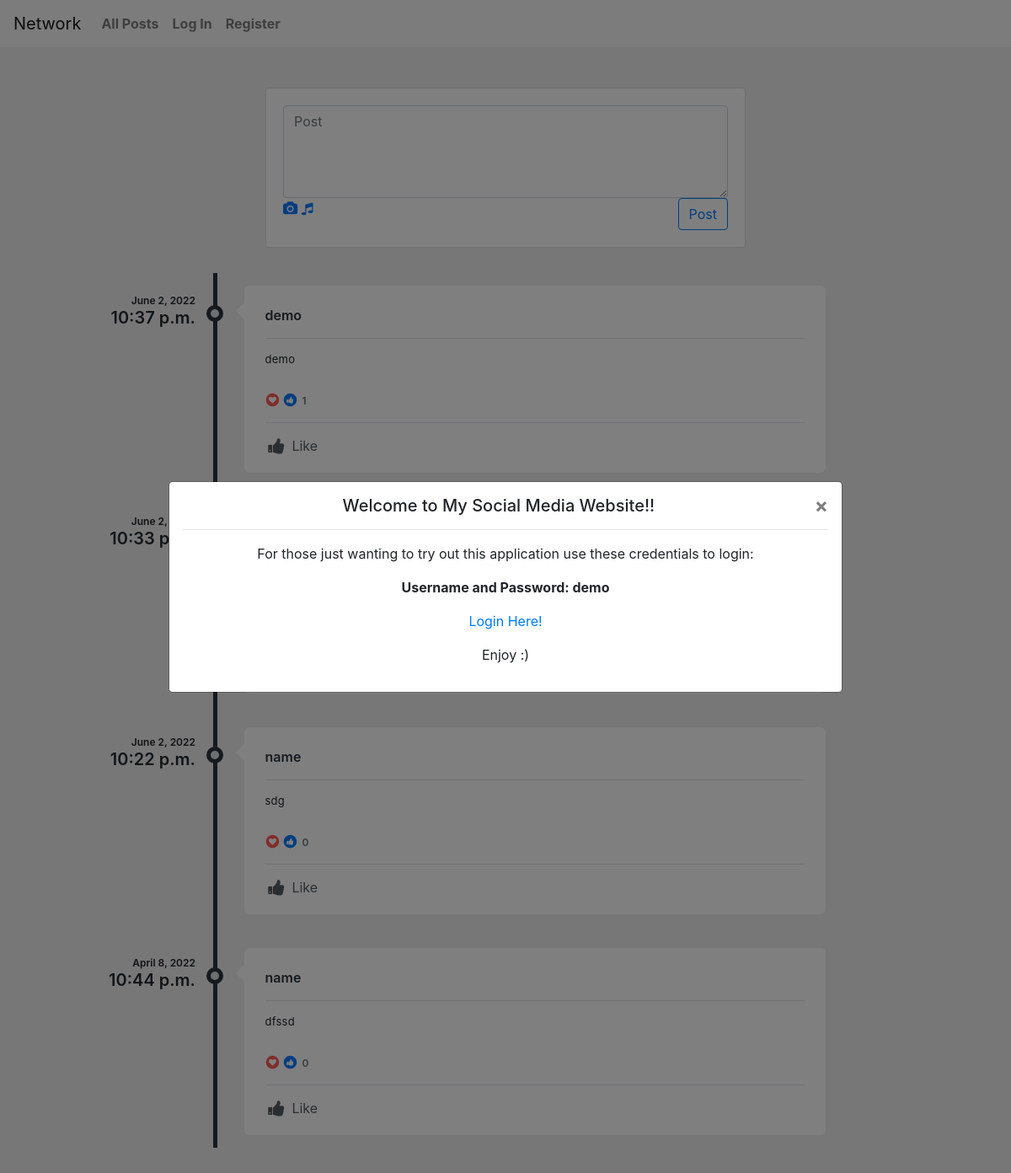
The page / on the database its author committed.
### network/models.py (models this page shows, shortened)
class Posts(models.Model):
    person = models.ForeignKey(User, on_delete=models.CASCADE)
    post = models.CharField(max_length=280)
    timestamp = models.DateTimeField(auto_now_add=True)
    likes = models.ManyToManyField(User, related_name= 'likes')
    def likes_as_flat_user_id_list(self):
        return self.likes.values_list('id', flat=True)

class User(AbstractUser):
    pass

### network/views.py (the view)
# urls.py: path("", views.index, name="index"),
def index(request):
    get = Posts.objects.all().order_by('-id')
    paginator = Paginator(get, 10)
    page_number = request.GET.get('page')
    page_obj = paginator.get_page(page_number)
    return render(request, "network/index.html", {"page_obj": page_obj})

### network/templates/network/index.html (shortened to what this page needs)
{% extends "network/layout.html" %}
{% load static %}
{% block body %}
{% if user.is_authenticated == False %}
<div id="myModal" class="modal fade bd-example-modal-lg" style="text-align:center ;" >
    <div class="modal-dialog modal-dialog-centered modal-lg">
        <div class="modal-content">
            <div class="modal-body">
                <button type="button" class="close" data-dismiss="modal">&times;</button>
                 <h5 style="text-align:center ;">Welcome to My Social Media Website!!</h5>
                 <hr>
                <p> For those just wanting to try out this application use these credentials to login: </p>
                <p><b>Username and Password: demo</b> </p>
               <p><a href="{% url 'login' %}" class="tooltip-test" title="Tooltip">Login Here!</a> </p>
               <p>Enjoy :)</p>
            </div>
            </div>
        </div>
    </div>
</div>
{% endif %}
 <div class="col-lg-7 col-xl-6 mx-auto mt-5">
                <div class="card card-white grid-margin">
                    <div class="card-body">
                        <div class="post">
                            <form action="{% url 'posts' %}" method="post">
                            <textarea id ="text" name="text" class="form-control" placeholder="Post" rows="4"></textarea>
                            <div class="post-options">
                                <a href="#"><i class="fa fa-camera"></i></a>
                                <a href="#"><i class="fa fa-music"></i></a>
                                <button class="btn btn-outline-primary float-right">Post</button>
                            </div>
                            </form>
                        </div>
                    </div>
                </div>
   </div>
               <div class="profile-content">
               <div class="tab-content p-0">
                  <div class="tab-pane fade active show" id="profile-post">
                     <ul class="timeline">
                         {% for post in page_obj %}
                        <li>
                           <div class="timeline-time">
                              <span class="date">{{post.timestamp.date}}</span>
                              <span class="time">{{post.timestamp.time}}</span>
                           </div>
                           <div class="timeline-icon">
                              <a href="javascript:;">&nbsp;</a>
                           </div>
                           <div class="timeline-body">
                              <div class="timeline-header">
                                 <span class="username"><a href="{% url 'username' post.person %}">{{post.person}}</a> <small></small></span>
                              </div>
                              <div class="timeline-content">
                                 <p data-id= "{{post.pk}}">
                                   {{post.post}}
                                 </p>
                              </div>
                              <div class="timeline-likes">
                                 <div class="stats">
                                    <span class="fa-stack fa-fw stats-icon">
                                    <i class="fa fa-circle fa-stack-2x text-danger"></i>
                                    <i class="fa fa-heart fa-stack-1x fa-inverse t-plus-1"></i>
                                    </span>
                                    <span class="fa-stack fa-fw stats-icon">
                                    <i class="fa fa-circle fa-stack-2x text-primary"></i>
                                    <i class="fa fa-thumbs-up fa-stack-1x fa-inverse"></i>
                                    </span>
                                    <span data-id= "{{post.pk}}6" class="stats-total">{{post.likes.count }} </span>
                                 </div>
                              </div>
                              <div class="timeline-footer">
                                 {% if request.user.id in post.likes_as_flat_user_id_list %}
                                 <a href="javascript:;" onclick="updatelike('{{post.pk}}')" data-id="{{post.pk}}7" class="alreadyliked m-r-15 text-inverse-lighter"><i class="fa fa-thumbs-up fa-fw fa-lg m-r-3"></i> Like</a>
                                 {% else %}
                                 <a href="javascript:;" onclick="updatelike('{{post.pk}}')" data-id="{{post.pk}}7" class="m-r-15 text-inverse-lighter"><i class="fa fa-thumbs-up fa-fw fa-lg m-r-3"></i> Like</a>
                                 {% endif %}
                              </div>
                           </div>
                           </li>
                           {% endfor%}
                        </ul>
{% endblock %}

### network/static/network/styles.css (style rules this page uses)
body { background:#eee; }
.b-minus-1, .b-minus-10, .b-minus-2, .b-minus-3, .b-minus-4, .b-minus-5, .b-minus-6, .b-minus-7, .b-minus-8, .b-minus-9, .b-plus-1, .b-plus-10, .b-plus-2, .b-plus-3, .b-plus-4, .b-plus-5, .b-plus-6, .b-plus-7, .b-plus-8, .b-plus-9, .l-minus-1, .l-minus-2, .l-minus-3, .l-minus-4, .l-minus-5, .l-minus-6, .l-minus-7, .l-minus-8, .l-minus-9, .l-plus-1, .l-plus-10, .l-plus-2, .l-plus-3, .l-plus-4, .l-plus-5, .l-plus-6, .l-plus-7, .l-plus-8, .l-plus-9, .r-minus-1, .r-minus-10, .r-minus-2, .r-minus-3, .r-minus-4, .r-minus-5, .r-minus-6, .r-minus-7, .r-minus-8, .r-minus-9, .r-plus-1, .r-plus-10, .r-plus-2, .r-plus-3, .r-plus-4, .r-plus-5, .r-plus-6, .r-plus-7, .r-plus-8, .r-plus-9, .t-minus-1, .t-minus-10, .t-minus-2, .t-minus-3, .t-minus-4, .t-minus-5, .t-minus-6, .t-minus-7, .t-minus-8, .t-minus-9, .t-plus-1, .t-plus-10, .t-plus-2, .t-plus-3, .t-plus-4, .t-plus-5, .t-plus-6, .t-plus-7, .t-plus-8, .t-plus-9 { position: relative!important }
.profile-content { padding: 25px; border-radius: 4px }
.profile-content:after, .profile-content:before { content: ''; display: table; clear: both }
.profile-content .tab-content, .profile-content .tab-pane { background: 0 0 }
.timeline { list-style-type: none; margin: 0; padding: 0; position: relative }
.timeline:before { content: ''; position: absolute; top: 5px; bottom: 5px; width: 5px; background: #2d353c; left: 20%; margin-left: -2.5px }
.timeline>li { position: relative; min-height: 50px; padding: 20px 0 }
.timeline .timeline-time { position: absolute; left: 0; width: 18%; text-align: right; top: 30px }
.timeline .timeline-time .date, .timeline .timeline-time .time { display: block; font-weight: 600 }
.timeline .timeline-time .date { line-height: 16px; font-size: 12px }
.timeline .timeline-time .time { line-height: 24px; font-size: 20px; color: #242a30 }
.timeline .timeline-icon { left: 15%; position: absolute; width: 10%; text-align: center; top: 40px }
.timeline .timeline-icon a { text-decoration: none; width: 20px; height: 20px; display: inline-block; border-radius: 20px; background: #d9e0e7; line-height: 10px; color: #fff; font-size: 14px; border: 5px solid #2d353c; transition: border-color .2s linear }
.timeline .timeline-body { margin-left: 23%; margin-right: 17%; background: #fff; position: relative; padding: 20px 25px; border-radius: 6px }
.timeline .timeline-body:before { content: ''; display: block; position: absolute; border: 10px solid transparent; border-right-color: #fff; left: -20px; top: 20px }
.timeline .timeline-body>div+div { margin-top: 15px }
.timeline .timeline-body>div+div:last-child { margin-bottom: -20px; padding-bottom: 20px; border-radius: 0 0 6px 6px }
.timeline-header { padding-bottom: 10px; border-bottom: 1px solid #e2e7eb; line-height: 30px }
.timeline-header .username { font-size: 16px; font-weight: 600 }
.timeline-header .username, .timeline-header .username a { color: #2d353c }
.timeline-content { letter-spacing: .25px; line-height: 18px; font-size: 13px }
.timeline-content:after, .timeline-content:before { content: ''; display: table; clear: both }
.timeline-footer { background: #fff; border-top: 1px solid #e2e7ec; padding-top: 15px }
.timeline-footer a:not(.btn) { color: #575d63 }
.timeline-likes { color: #6d767f; font-weight: 600; font-size: 12px }
.timeline-likes .stats-total { display: inline-block; line-height: 20px }
.timeline-likes .stats-icon { float: left; margin-right: 5px; font-size: 9px }
.timeline-likes .stats-icon+.stats-icon { margin-left: -2px }
.text-danger, .text-red { color: #ff5b57!important; }

### rows shown on the page
Posts: timestamp "June 2, 2022", timestamp.time "10:37 p.m.", person "demo", post "demo", likes.count "1"
Posts: timestamp "June 2, 2022", timestamp.time "10:33 p.m."
Posts: timestamp "June 2, 2022", timestamp.time "10:22 p.m.", person "name", post "sdg", likes.count "0"
Posts: timestamp "April 8, 2022", timestamp.time "10:44 p.m.", person "name", post "dfssd", likes.count "0"
